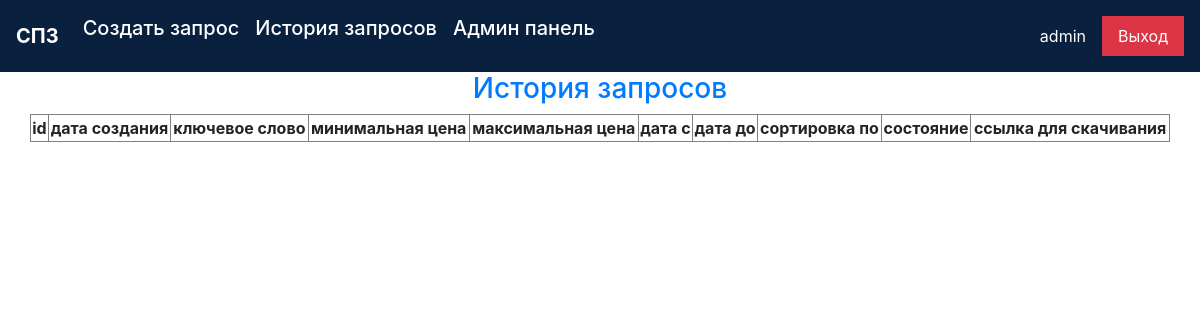
The page /history (signed in) on the database as committed earlier.
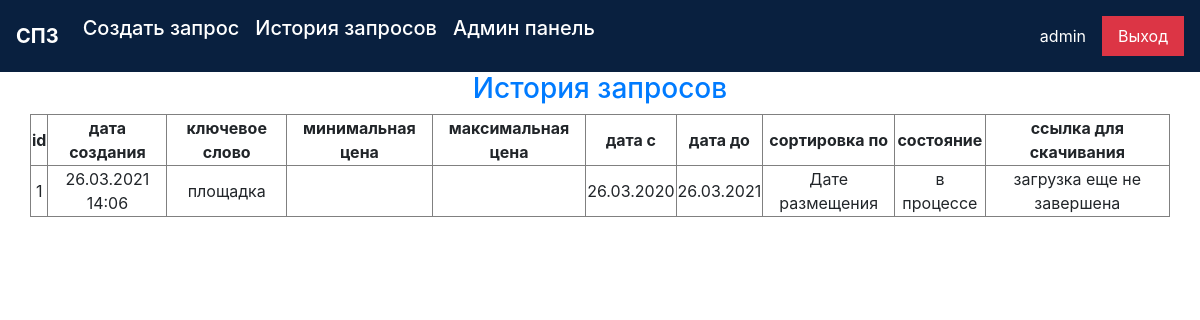
The same page on the database as committed later.
### data/models.py (models this page shows)
class User(SqlAlchemyBase, UserMixin):
    __tablename__ = 'user'
    id = sqlalchemy.Column(
        sqlalchemy.Integer, primary_key=True, autoincrement=True)
    name = sqlalchemy.Column(sqlalchemy.String)
    role = sqlalchemy.Column(sqlalchemy.String, default='user')
    key = sqlalchemy.Column(sqlalchemy.String)
    is_approved = sqlalchemy.Column(sqlalchemy.Boolean, default=False)
    is_banned = sqlalchemy.Column(sqlalchemy.Boolean, default=False)
    is_parsing = sqlalchemy.Column(sqlalchemy.Boolean, default=False)
    reg_date = sqlalchemy.Column(
        sqlalchemy.DateTime, default=datetime.datetime.now())
    auth = orm.relation('Auth', back_populates="user")
    history = orm.relation('History', back_populates='user')

class History(SqlAlchemyBase):
    __tablename__ = 'history'
    id = sqlalchemy.Column(
        sqlalchemy.Integer, primary_key=True, autoincrement=True)
    user_id = sqlalchemy.Column(
        sqlalchemy.Integer, sqlalchemy.ForeignKey('user.id'))
    state = sqlalchemy.Column(sqlalchemy.String)
    tag = sqlalchemy.Column(sqlalchemy.String, nullable=True)
    min_price = sqlalchemy.Column(sqlalchemy.Integer, nullable=True)
    max_price = sqlalchemy.Column(sqlalchemy.BigInteger, nullable=True)
    date_from = sqlalchemy.Column(sqlalchemy.DateTime, nullable=True)
    date_to = sqlalchemy.Column(
        sqlalchemy.DateTime, default=datetime.datetime.now())
    sort_filter = sqlalchemy.Column(sqlalchemy.String)
    sort_direction = sqlalchemy.Column(sqlalchemy.Boolean, default=False)
    document = sqlalchemy.Column(sqlalchemy.Text, nullable=True)
    html = sqlalchemy.Column(sqlalchemy.Text, nullable=True)
    date = sqlalchemy.Column(
        sqlalchemy.DateTime, default=datetime.datetime.now())
    user = orm.relation('User')

### request_blueprint.py (the view)
@blueprint.route('/history')
@login_required
def history():
    histories = db_additions.load_histories(current_user.id)
    return render_template('history.html', str=str, histories=histories)

### data/db_session.py (called while the page is built)
def create_session() -> Session:
    global __factory
    return __factory()

### db_additions.py (called while the page is built)
def load_histories(user_id) -> list:
    session = db_session.create_session()
    histories = session.query(History).filter(History.user_id == user_id).all()
    return reversed(histories)

### login.py (called while the page is built)
@login_manager.user_loader
def load_user(user_id):
    session = db_session.create_session()
    return session.query(User).get(user_id)

### templates/history.html (shortened to what this page needs)
{% extends "form.html" %}
{% block style %}
<link rel="stylesheet" href="{{ url_for('static', filename='css/history.css') }}">
{% endblock %}
{% block content %}
<h3 class="text-primary text-center">История запросов</h3>
<table class="history__table" border="1px">
    <thead>
        <th>id</th>
        <th>дата создания</th>
        <th>ключевое слово</th>
        <th>минимальная цена</th>
        <th>максимальная цена</th>
        <th>дата с</th>
        <th>дата до</th>
        <th>сортировка по</th>
        <th>состояние</th>
        <th>ссылка для скачивания</th>
    </thead>
    <tbody>
        {% for history in histories %}
        <tr>
            {% if history.state == 'завершён' %}
            <td><a href="{{ '/download/history?id=' + str(history.id) }}">{{ history.id }}</a></td>
            {% else %}
            <td>{{ history.id }}</td>
            {% endif %}
            <td>{{ history.date.strftime('%d.%m.%Y %H:%M') }}</td>
            {% if history.tag %}
            <td>{{ history.tag }}</td>
            {% else %}
            <td></td>
            {% endif %}
            {% if history.min_price %}
            <td>{{ history.min_price }}</td>
            {% else %}
            <td></td>
            {% endif %}
            {% if history.max_price %}
            <td>{{ history.max_price }}</td>
            {% else %}
            <td></td>
            {% endif %}
            {% if history.date_from %}
            <td>{{ history.date_from.strftime('%d.%m.%Y')}}</td>
            {% else %}
            <td></td>
            {% endif %}
            <td>{{ history.date_to.strftime('%d.%m.%Y') }}</td>
            <td>{{ history.sort_filter.replace('+', ' ') }}</td>
            <td>{{ history.state }}</td>
            {% if history.state == 'завершён' %}
            <td><a href="{{ '/download/csv?id=' + str(history.id) }}">скачать</a></td>
            {% else %}
            <td>загрузка еще не завершена</td>
            {% endif %}
        </tr>
        {% endfor %}
    </tbody>
</table>
{% endblock %}

### templates/form.html (shortened to what this page needs)
<!DOCTYPE html>
<html lang="en">
<head>
    <link rel="stylesheet" href="https://stackpath.bootstrapcdn.com/bootstrap/4.5.2/css/bootstrap.min.css"
>
    {% block style %}
    {% endblock %}
</head>
<body>
    <nav class="navbar navbar-expand-md navbar-dark sticky-top" style="background-color: #09203f;">
        <a href="{{ url_for('index') }}" class="navbar-brand font-weight-bold" id="title">СПЗ</a>
        <div class="collapse navbar-collapse" id="navbarContent">
            <ul class="navbar-nav mr-auto mb-2">
                <li class="nav-item"><a href="{{ url_for('index') }}" class="nav-link text-white h5">Создать запрос</a></li>
                <li class="nav-item"><a href="/history" class="nav-link text-white h5">История запросов</a></li>
                {% if current_user.role == 'admin' %}
                <li class="nav-item"><a href="/admin" class="nav-link text-white h5">Админ панель</a></li>
                {% endif %}
            </ul>
            <a href="#" class="nav-link text-white" id='username'>{{ current_user.name }}</a>
            <a href="/logout" class="bg-danger nav-link text-center" style="color: white;">Выход</a>
        </div>
    </nav>
    {% block content%}
    {% endblock %}
</body>
</html>

### static/css/history.css (style rules this page uses)
.history__table { width: 95%; margin: auto; text-align: center; }

Rows that differ between the two databases and show on the page:
added History: id "1", date "26.03.2021 14:06", tag "площадка", date_from "26.03.2020", date_to "26.03.2021", sort_filter.replace "Дате размещения", state "в процессе", shows "загрузка еще не завершена"
